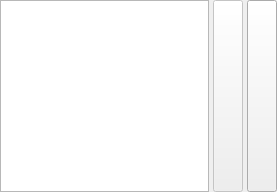
<?xml version="1.0" encoding="UTF-8"?>
<ui version="4.0">
 <class>ObjectSelectorWidget</class>
 <widget class="QWidget" name="ObjectSelectorWidget">
  <property name="geometry">
   <rect>
    <x>0</x>
    <y>0</y>
    <width>277</width>
    <height>192</height>
   </rect>
  </property>
  <property name="sizePolicy">
   <sizepolicy hsizetype="Preferred" vsizetype="Fixed">
    <horstretch>0</horstretch>
    <verstretch>0</verstretch>
   </sizepolicy>
  </property>
  <property name="minimumSize">
   <size>
    <width>0</width>
    <height>0</height>
   </size>
  </property>
  <property name="maximumSize">
   <size>
    <width>16777215</width>
    <height>16777215</height>
   </size>
  </property>
  <property name="focusPolicy">
   <enum>Qt::TabFocus</enum>
  </property>
  <property name="windowTitle">
   <string>Form</string>
  </property>
  <layout class="QGridLayout" name="obj_selector_grid">
   <property name="leftMargin">
    <number>0</number>
   </property>
   <property name="topMargin">
    <number>0</number>
   </property>
   <property name="rightMargin">
    <number>0</number>
   </property>
   <property name="bottomMargin">
    <number>0</number>
   </property>
   <property name="spacing">
    <number>4</number>
   </property>
   <item row="0" column="1">
    <widget class="QToolButton" name="rem_object_tb">
     <property name="enabled">
      <bool>false</bool>
     </property>
     <property name="sizePolicy">
      <sizepolicy hsizetype="Preferred" vsizetype="Preferred">
       <horstretch>0</horstretch>
       <verstretch>0</verstretch>
      </sizepolicy>
     </property>
     <property name="minimumSize">
      <size>
       <width>0</width>
       <height>0</height>
      </size>
     </property>
     <property name="focusPolicy">
      <enum>Qt::WheelFocus</enum>
     </property>
     <property name="toolTip">
      <string>Clear field</string>
     </property>
     <property name="text">
      <string/>
     </property>
     <property name="icon">
      <iconset resource="../res/resources.qrc">
       <normaloff>:/icons/icons/cleartext.png</normaloff>:/icons/icons/cleartext.png</iconset>
     </property>
     <property name="iconSize">
      <size>
       <width>22</width>
       <height>22</height>
      </size>
     </property>
    </widget>
   </item>
   <item row="0" column="2">
    <widget class="QToolButton" name="sel_object_tb">
     <property name="sizePolicy">
      <sizepolicy hsizetype="Preferred" vsizetype="Preferred">
       <horstretch>0</horstretch>
       <verstretch>0</verstretch>
      </sizepolicy>
     </property>
     <property name="minimumSize">
      <size>
       <width>0</width>
       <height>0</height>
      </size>
     </property>
     <property name="focusPolicy">
      <enum>Qt::WheelFocus</enum>
     </property>
     <property name="toolTip">
      <string>Select Object</string>
     </property>
     <property name="text">
      <string/>
     </property>
     <property name="icon">
      <iconset resource="../res/resources.qrc">
       <normaloff>:/icons/icons/objselect.png</normaloff>:/icons/icons/objselect.png</iconset>
     </property>
     <property name="iconSize">
      <size>
       <width>22</width>
       <height>22</height>
      </size>
     </property>
    </widget>
   </item>
   <item row="0" column="0">
    <widget class="QPlainTextEdit" name="obj_name_txt">
     <property name="sizePolicy">
      <sizepolicy hsizetype="Expanding" vsizetype="Fixed">
       <horstretch>0</horstretch>
       <verstretch>0</verstretch>
      </sizepolicy>
     </property>
     <property name="minimumSize">
      <size>
       <width>0</width>
       <height>0</height>
      </size>
     </property>
     <property name="maximumSize">
      <size>
       <width>16777215</width>
       <height>16777215</height>
      </size>
     </property>
     <property name="font">
      <font>
       <italic>true</italic>
      </font>
     </property>
     <property name="focusPolicy">
      <enum>Qt::WheelFocus</enum>
     </property>
     <property name="verticalScrollBarPolicy">
      <enum>Qt::ScrollBarAlwaysOff</enum>
     </property>
     <property name="horizontalScrollBarPolicy">
      <enum>Qt::ScrollBarAlwaysOff</enum>
     </property>
     <property name="readOnly">
      <bool>true</bool>
     </property>
    </widget>
   </item>
  </layout>
 </widget>
 <resources>
  <include location="../res/resources.qrc"/>
 </resources>
 <connections/>
</ui>
